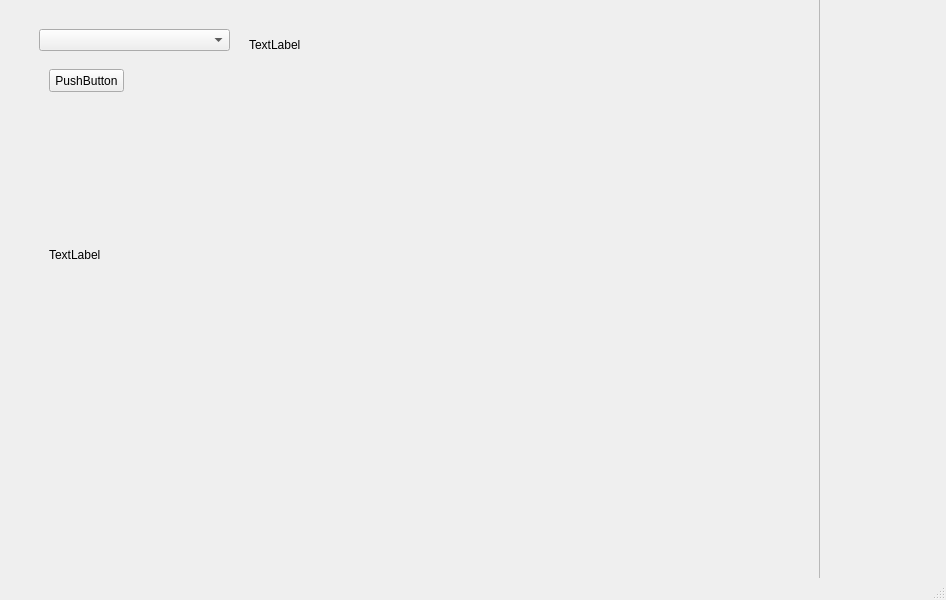
<?xml version="1.0" encoding="UTF-8"?>
<ui version="4.0">
 <class>MainWindow</class>
 <widget class="QMainWindow" name="MainWindow">
  <property name="geometry">
   <rect>
    <x>0</x>
    <y>0</y>
    <width>946</width>
    <height>600</height>
   </rect>
  </property>
  <property name="windowTitle">
   <string>MainWindow</string>
  </property>
  <widget class="QWidget" name="centralwidget">
   <widget class="QFrame" name="frame">
    <property name="geometry">
     <rect>
      <x>-1</x>
      <y>-1</y>
      <width>821</width>
      <height>581</height>
     </rect>
    </property>
    <property name="autoFillBackground">
     <bool>true</bool>
    </property>
    <property name="frameShape">
     <enum>QFrame::StyledPanel</enum>
    </property>
    <property name="frameShadow">
     <enum>QFrame::Raised</enum>
    </property>
    <widget class="QPushButton" name="pushButton">
     <property name="geometry">
      <rect>
       <x>50</x>
       <y>70</y>
       <width>75</width>
       <height>23</height>
      </rect>
     </property>
     <property name="text">
      <string>PushButton</string>
     </property>
    </widget>
    <widget class="QComboBox" name="comboBox">
     <property name="geometry">
      <rect>
       <x>40</x>
       <y>30</y>
       <width>191</width>
       <height>22</height>
      </rect>
     </property>
    </widget>
    <widget class="QLabel" name="label">
     <property name="geometry">
      <rect>
       <x>250</x>
       <y>30</y>
       <width>91</width>
       <height>31</height>
      </rect>
     </property>
     <property name="text">
      <string>TextLabel</string>
     </property>
    </widget>
    <widget class="QLabel" name="label2">
     <property name="geometry">
      <rect>
       <x>50</x>
       <y>120</y>
       <width>281</width>
       <height>271</height>
      </rect>
     </property>
     <property name="text">
      <string>TextLabel</string>
     </property>
     <property name="scaledContents">
      <bool>true</bool>
     </property>
    </widget>
   </widget>
  </widget>
  <widget class="QMenuBar" name="menubar">
   <property name="geometry">
    <rect>
     <x>0</x>
     <y>0</y>
     <width>946</width>
     <height>21</height>
    </rect>
   </property>
  </widget>
  <widget class="QStatusBar" name="statusbar"/>
 </widget>
 <resources/>
 <connections/>
</ui>
